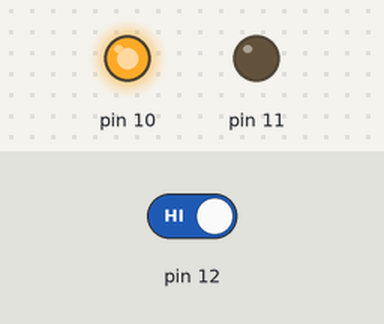
The sketch below on a simulated Arduino Uno, built with avr-gcc and run on an emulated ATmega328P. Parts: output pins drawn as LEDs (lit = HIGH). The test bench sets the inputs (shaded band); at power-on: pin 12 HIGH.

Above: at 1.2 s.
1.3 s: pin 12 driven LOW
At 2.3 s:
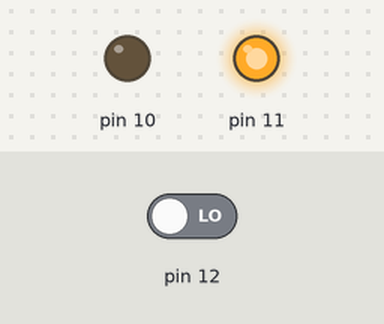
Timing chart, 0 to 4.3 s (numbered marks = the images above; inputs shaded):
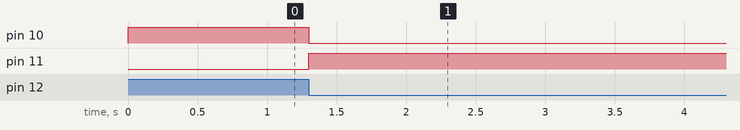

The sketch:

test_s1.ino
```cpp
int x;
void setup() {

 pinMode(12,INPUT);
 pinMode(11,OUTPUT);
 pinMode(10,OUTPUT);
 digitalWrite(10,HIGH);


}

void loop() {


  x=digitalRead(12);


  if(x==LOW)
  {

    digitalWrite(10,LOW);
    digitalWrite(11,HIGH);

  }


}
```

Measured:
- after the input at 1.3 s, pin 10: HIGH → LOW at once; pin 11: LOW → HIGH at once
